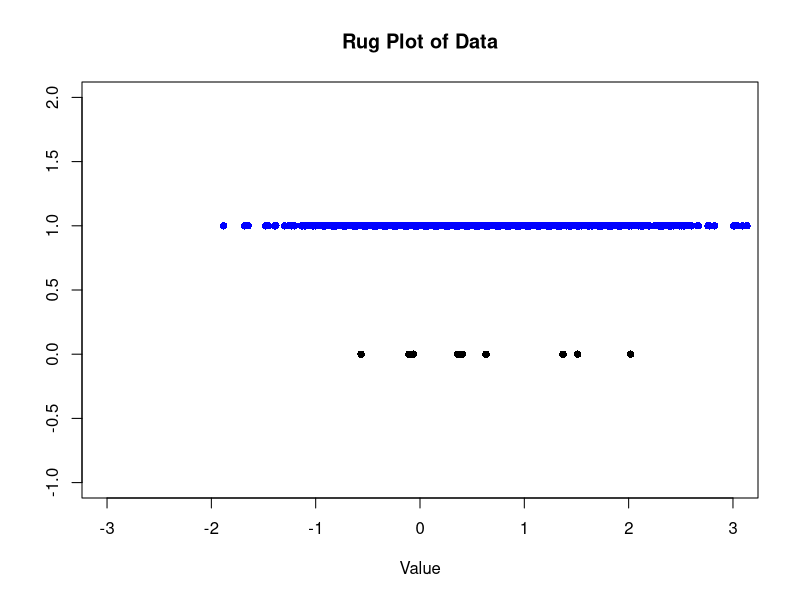

Source code (R):
# Demonstration in R of creating a random number generator from kernel density estimation       









# generate data from standard normal distribution
set.seed(42)
data <- rnorm(10)

# estimate the kernel density
density <- density(data)

# generate random numbers from the kernel density
random_sample <- sample(density$x, size=1000, replace=TRUE, prob=density$y)

# plot the random numbers
plot(data, rep(0, length(data)), pch=16, col="black", xlab="Value", ylab="", main="Rug Plot of Data",xlim=c(-3, 3), ylim=c(-1, 2))
points(random_sample, rep(1, length(random_sample)), pch=16, col="blue")

